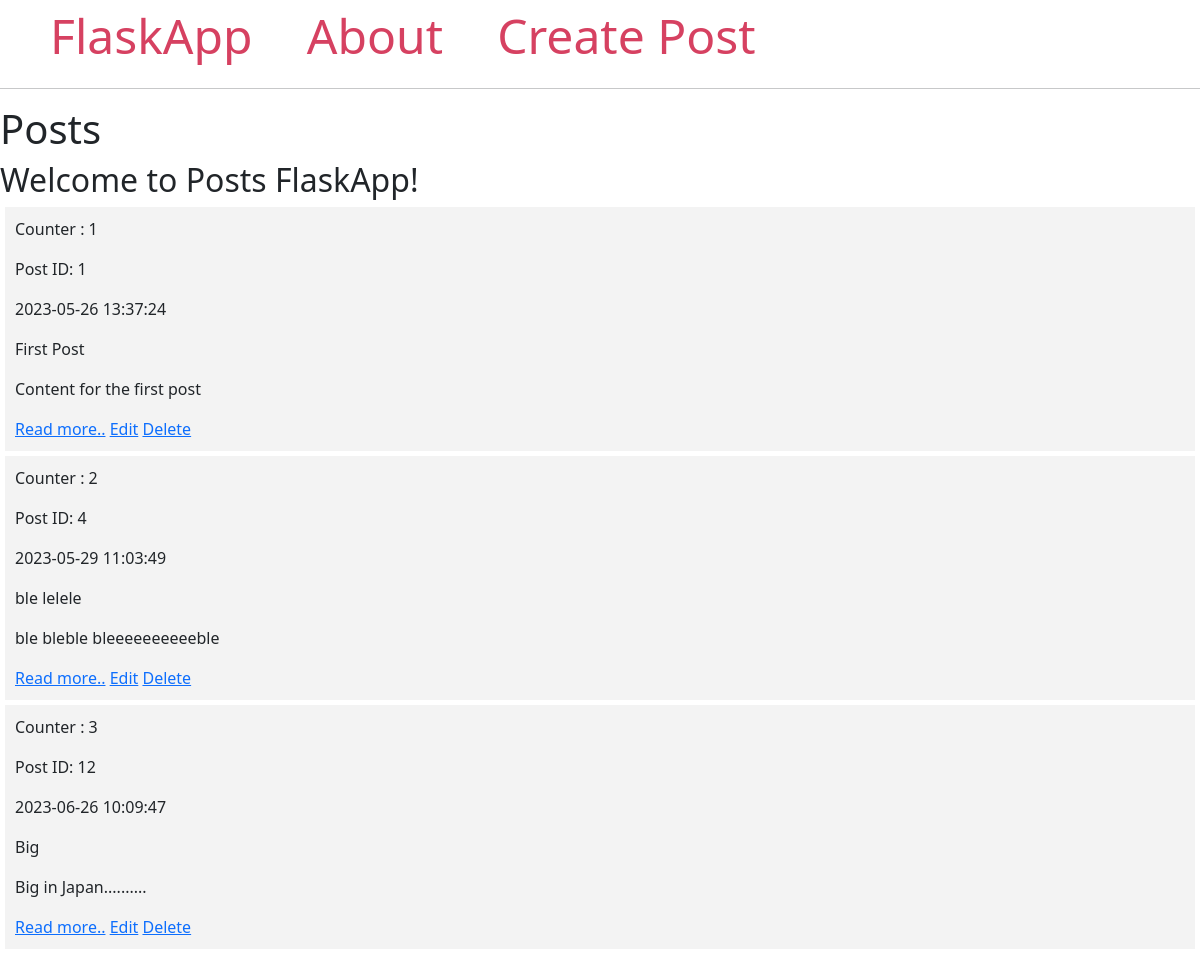
Before: / with the older database file.
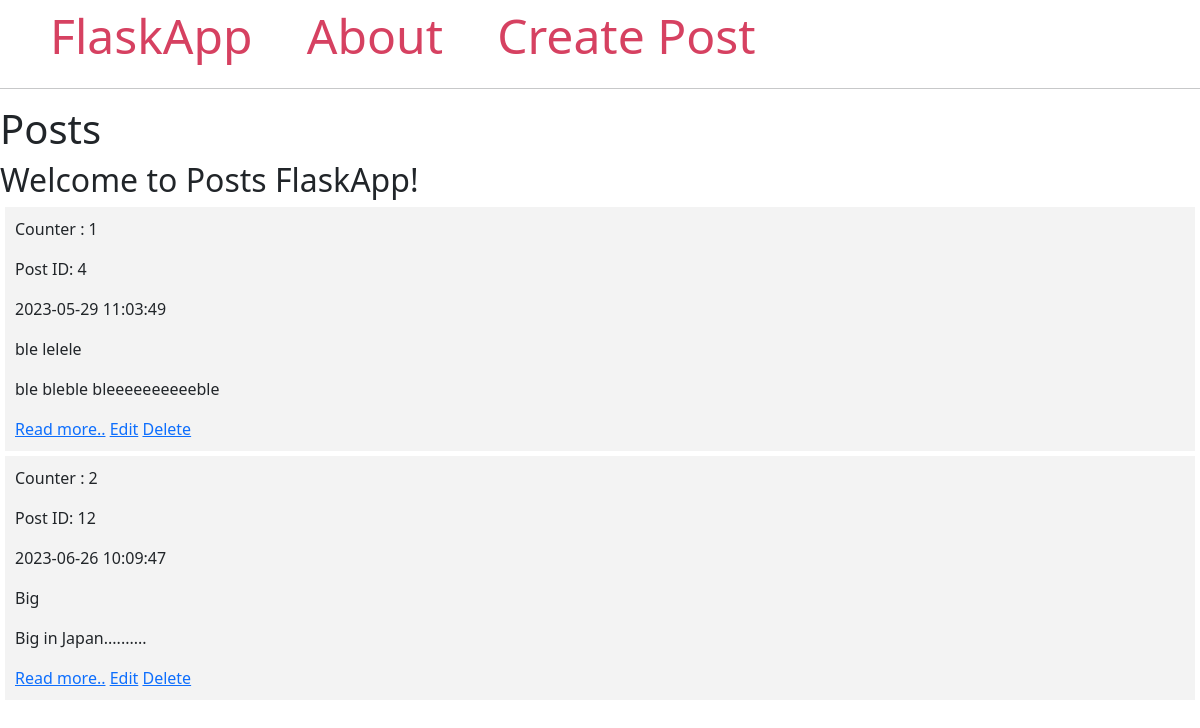
After: the same page with the newer database file.
### tables this page shows
CREATE TABLE posts (
    id INTEGER PRIMARY KEY AUTOINCREMENT,
    created TIMESTAMP NOT NULL DEFAULT CURRENT_TIMESTAMP,
    title TEXT NOT NULL,
    content TEXT NOT NULL
);

### app.py (the view)
@app.route('/')
def index():
    conn = get_db_connection()
    posts = conn.execute('SELECT * FROM posts').fetchall()
    conn.close()
    return render_template('index.html', posts=posts)

### app.py (called while the page is built)
def get_db_connection():
    conn = sqlite3.connect('database.db')
    conn.row_factory = sqlite3.Row
    return conn

### templates/index.html
{% extends 'base.html' %}
{% block content %}
    <h1>{% block title %} Posts {% endblock %}</h1>
    <h2>Welcome to Posts FlaskApp!</h2>
    {% for post in posts %}
        <div class="post">
            <p>Counter : {{ loop.index }}</p>
            <p>Post ID: {{ post['id'] }}</p>
            <p>{{ post['created'] }}</p>
            <p>{{ post['title'] }}</p>
            <p>{{ post['content'] }}</p>
            <a href="{{ url_for('read', post_id=post['id']) }}">Read more..</a>
            <a href="{{ url_for('edit', post_id=post['id']) }}">Edit</a>
            <a href="{{ url_for('delete', post_id=post['id']) }}">Delete</a>
        </div>
    {% endfor %}
{% endblock %}

### templates/base.html (shortened to what this page needs)
<!DOCTYPE html>
<html lang="en">
<head>
    <link rel="stylesheet" href="..bootstrap-5.0.2-dist/css/bootstrap.min.css">
</head>
<body>
    <nav>
      <a href="{{ url_for('index') }}">FlaskApp</a>
      <a href="{{ url_for('index') }}">About</a>
        <a href="{{ url_for('create') }}">Create Post</a>
    </nav>
    <hr>
    <div class="content">
        {% block content %}  {% endblock %}
    </div>
</body>
</html>

### templates/base.html (style rules this page uses)
.post { padding: 10px; margin: 5px; background-color: #f3f3f3 }
nav a { decoration: none;color: #d64161; font-size: 3em; margin-left: 50px; text-decoration: none; }

Changed rows visible on the page:
removed posts: id "1", created "2023-05-26 13:37:24", title "First Post", content "Content for the first post"
